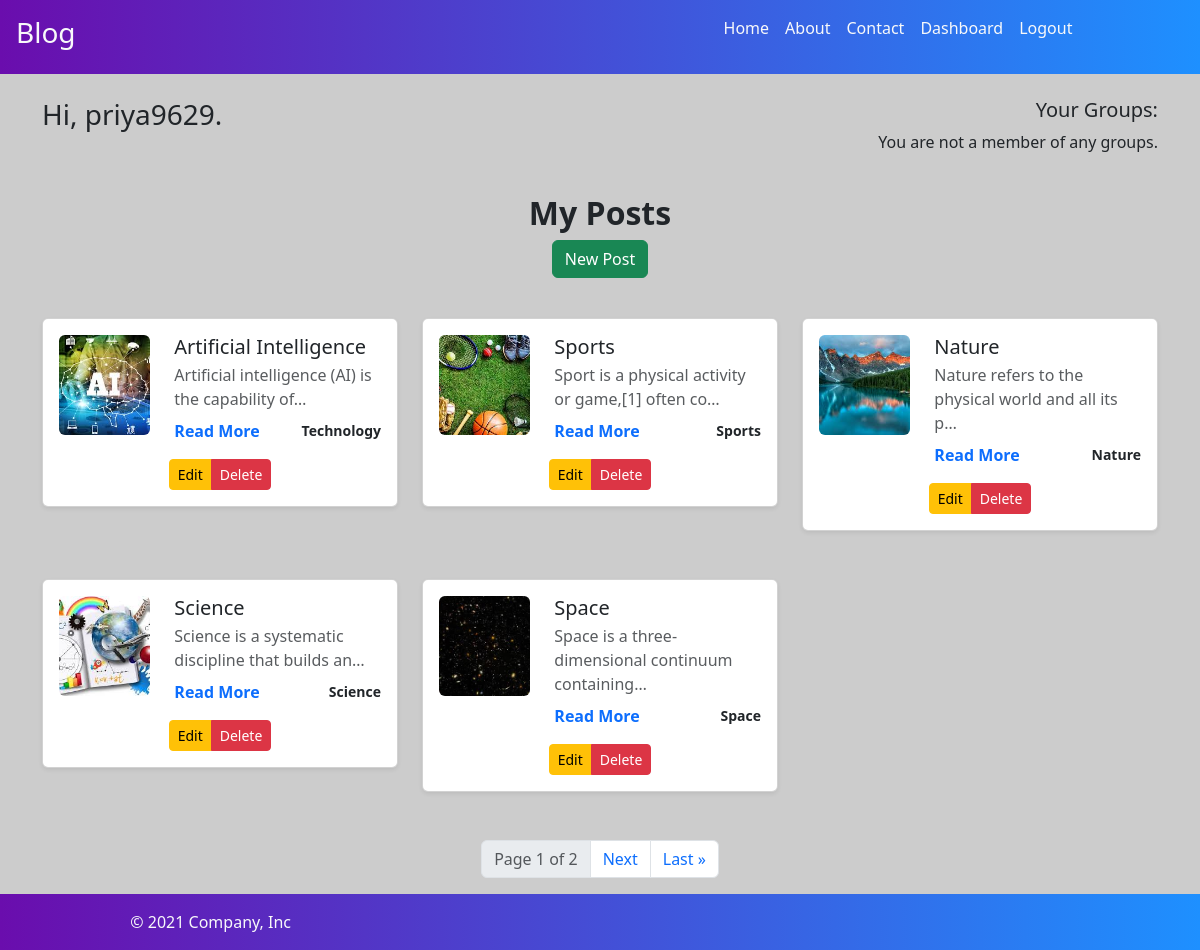
The page /dashboard (signed in) on the database its author committed.
### blog/models.py (models this page shows, shortened)
class Post(models.Model):
    title = models.CharField(max_length=100)
    content = models.TextField()
    img_url = models.ImageField(null=True, upload_to="posts/images")
    created_at = models.DateTimeField(auto_now_add=True)
    slug = models.SlugField(unique=True, null=True, blank=True)
    category = models.ForeignKey(Category, on_delete=models.CASCADE)
    user = models.ForeignKey(User, on_delete=models.CASCADE, null=True)
    is_published = models.BooleanField(default=False)
    @property
    def formatted_img_url(self):
        url = self.img_url if self.img_url.__str__().startswith(('http://','https://')) else self.img_url.url
        return url

class Category(models.Model):
    name = models.CharField(max_length=100)

### blog/views.py (the view)
# urls.py: path("dashboard", views.dashboard, name="dashboard"),
@login_required
@permission_required('blog.add_post', raise_exception=True)
def dashboard(request):
    blog_title = "My Posts"
    all_posts = Post.objects.filter(user=request.user)
    paginator = Paginator(all_posts, 5)
    page_number = request.GET.get('page')
    page_obj = paginator.get_page(page_number)
    return render(request, 'blog/dashboard.html', {"blog_title": blog_title, 'page_obj': page_obj})

### blog/templates/blog/dashboard.html (shortened to what this page needs)
{% extends 'blog/base.html' %}
{% block content %}
<div class="container mt-4">
    <div class="row mb-4">
        <div class="col-md-6">
            <h3>Hi, {{ user.username }}.</h3>
        </div>
        <div class="col-md-6 text-end">
            <h5>Your Groups:</h5>
            <ul class="list-unstyled">
                {% for group in user.groups.all %}
                    <li>{{ group.name }}</li>
                {% empty %}
                    <li>You are not a member of any groups.</li>
                {% endfor %}
            </ul>
        </div>
    </div>
    {% if perms.blog.add_post %}
    <div class="text-center mb-4">
        <h2 class="fw-bold">My Posts</h2>
        <a href="{% url 'blog:new_post' %}" class="btn btn-success">New Post</a>
    </div>
    {% endif %}
    <div class="row g-4">
        {% if page_obj %}
            {% for post in page_obj %}
            <div class="col-md-4 mb-4">
                <div class="card shadow-sm">
                    <div class="card-body">
                        <div class="row">
                            <div class="col-md-4">
                                {% if post.formatted_img_url %}
                                <img src="{{ post.formatted_img_url }}"
                                     class="img-fluid rounded"
                                     alt="Post Image"
                                     style="height:100px; width:100px; object-fit:cover;">
                                {% else %}
                                <div class="bg-light border d-flex align-items-center justify-content-center"
                                     style="height:100px; width:100px;">
                                    <span class="text-muted small">No Image</span>
                                </div>
                                {% endif %}
                            </div>
                            <div class="col-md-8 d-flex flex-column">
                                <h5 class="card-title mb-1">{{ post.title }}</h5>
                                <p class="card-text text-muted mb-2">{{ post.content|truncatechars:50 }}</p>
                                <div class="mt-auto d-flex justify-content-between align-items-center">
                                    <a href="{% url 'blog:detail' slug=post.slug %}" class="text-primary text-decoration-none fw-semibold">Read More</a>
                                    <span class="fw-bold text-dark small">{{ post.category.name }}</span>
                                </div>
                            </div>
                        </div>
                        <div class="mt-3 text-center">
                            <div class="btn-group">
                                <a href="{% url 'blog:edit_post' post_id=post.id %}" class="btn btn-sm btn-warning">Edit</a>
                                <button onclick="confirmBeforeDelete('{% url 'blog:delete_post' post_id=post.id %}')" class="btn btn-sm btn-danger">Delete</button>
                            </div>
                        </div>
                    </div>
                </div>
            </div>
            {% endfor %}
        {% else %}
        <p>No posts available.</p>
        {% endif %}
    </div>
    <div class="row mt-4">
        <div class="col-12 d-flex justify-content-center">
            {% if page_obj.has_other_pages %}
            <nav aria-label="Page navigation">
                <ul class="pagination">
                    <li class="page-item disabled">
                        <span class="page-link">Page {{ page_obj.number }} of {{ page_obj.paginator.num_pages }}</span>
                    </li>
                    {% if page_obj.has_next %}
                    <li class="page-item">
                        <a class="page-link" href="?page={{ page_obj.next_page_number }}">Next</a>
                    </li>
                    <li class="page-item">
                        <a class="page-link" href="?page={{ page_obj.paginator.num_pages }}">Last &raquo;</a>
                    </li>
                    {% endif %}
                </ul>
            </nav>
            {% endif %}
        </div>
    </div>
</div>
{% endblock %}

### blog/static/blog/style.css (style rules this page uses)
body { background-color: #cccccc; }

### rows shown on the page
Post: formatted_img_url (picture), title "Artificial Intelligence", content "Artificial intelligence (AI) is the capability of…", category.name "Technology"
Post: formatted_img_url (picture), title "Sports", content "Sport is a physical activity or game,[1] often co…", category.name "Sports"
Post: formatted_img_url (picture), title "Nature", content "Nature refers to the physical world and all its p…", category.name "Nature"
Post: formatted_img_url (picture), title "Science", content "Science is a systematic discipline that builds an…", category.name "Science"
Post: formatted_img_url (picture), title "Space", content "Space is a three-dimensional continuum containing…", category.name "Space"

### other values the page prints
{{ user.username }} "priya9629"
{{ page_obj.number }} "1"
{{ page_obj.paginator.num_pages }} "2"
